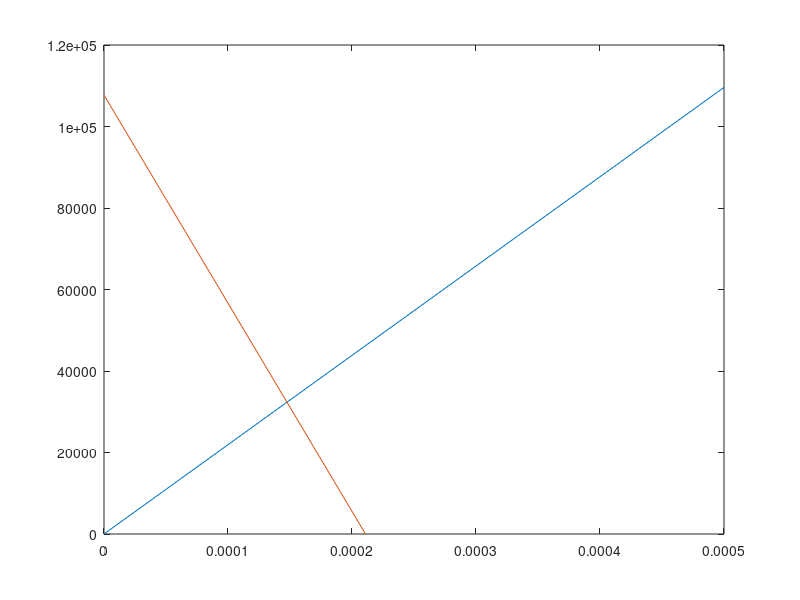

The MATLAB source for this figure:
clear all
close all
clc

%% Variables
p=10e6; Di=70e-3; Dy=76e-3; d=30e-3; l=250e-3; h=35e-3; b=8e-3;
Es=210e9; Eal=70e9; Fn_ut=p*pi*Di.^2;

Acyl=pi/4*(Dy.^2-Di.^2);

%% Screw Test: M10
d=10e-3;
As=pi*(d/2).^2;
Ar=pi/4*((Di+2*d).^2-Di.^2)-4*pi*(d/2).^2;

%% Stiffness Components
Cscrew=Es*As/(l+2*b+h);
Ccyl=Es*Acyl/l;
Cr=Eal*Ar/h;

%% Stiffness Structure
Cs_ut=4*Cscrew;
Ck_ut=(1/Ccyl+1/Cr).^(-1);
Cs_in=Cr;
Ck_in=(1/Ccyl+4/Cscrew).^(-1);
C=[Cs_ut Ck_ut; Cs_in Ck_ut];

%% Calculation Elongation
F0_ut=Ck_ut/(Cs_ut+Ck_ut)*Fn_ut; %F?rsp?nning f?r att f?rhindra glapp
delta=Fn_ut/(Ck_ut+Cs_ut);
x=5e-4;
Cs_utpy=[0 Cs_ut*x];
Cs_utpx=[0 x];
Ck_utpy=[0 Ck_ut*delta];
Ck_utpx=[delta 0];
%% Plot
figure;
plot(Cs_utpx,Cs_utpy);
hold on
plot(Ck_utpx,Ck_utpy);
